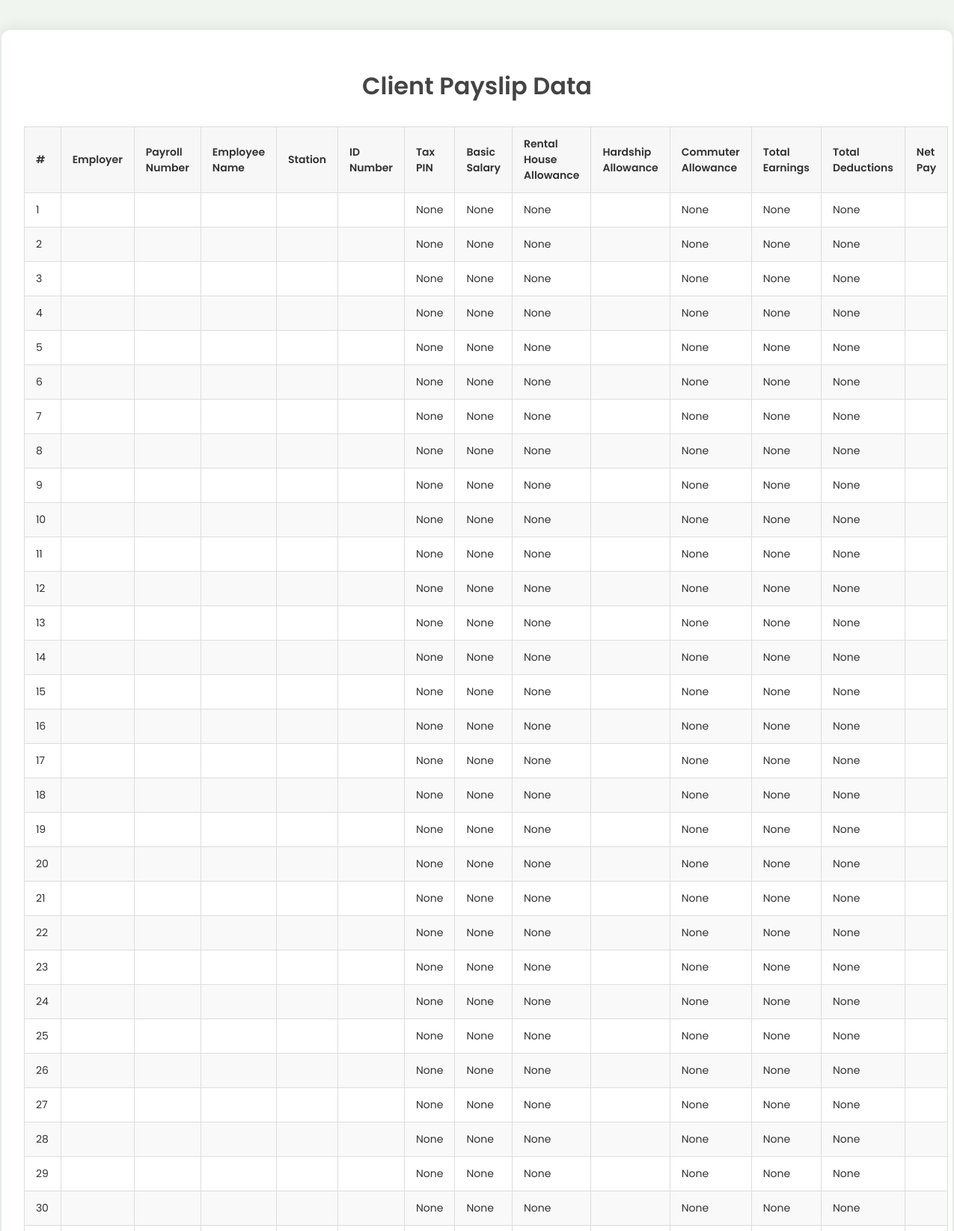
Screenshot of /payslipData/ (upper part) with the database file from the repository.
### idapp/models.py (models this page shows, shortened)
class PaySlipData(models.Model):
    pf_num = models.CharField(max_length=100, unique=True, null=True)
    first_name = models.CharField(max_length=100, null=True)
    last_name = models.CharField(max_length=100, null=True)
    designation_id = models.CharField(max_length=100, null=True)
    disability_exemption = models.BooleanField(default=False)
    station = models.CharField(max_length=100, null=True)
    id_num = models.CharField(max_length=100, unique=True, null=True)
    tax_pin = models.CharField(max_length=100, null=True)
    dob = models.CharField(max_length=100, null=True)
    employer = models.CharField(max_length=100, null=True, blank=True)
    employment_date = models.CharField(max_length=100,null=True, blank=True)
    retirement_date = models.CharField(max_length=100, null=True, blank=True)
    basic_salary = models.CharField(max_length=100, null=True, blank=True)
    rental_house_allowance = models.CharField(max_length=100, null=True, blank=True)
    commuter_allowance = models.CharField(max_length=100, null=True, blank=True)
    total_deductions = models.CharField(max_length=100, null=True, blank=True)
    total_earnings = models.CharField(max_length=100, null=True, blank=True)

### idapp/views.py (the view)
# urls.py: path('payslipData/', views.read_payslip_database, name='payslipData'),
def read_payslip_database(request):
    data = PaySlipData.objects.all()
    return render(request, 'payslipData.html', {'data': data})

### idapp/templates/idapp/payslipData.html (shortened to what this page needs)
<!DOCTYPE html>
<html lang="en">
<head>
</head>
<body>
    <div class="container">
        <h1>Client Payslip Data</h1>
        <table>
            <thead>
                <tr>
                    <th>#</th>
                    <th>Employer</th>
                    <th>Payroll Number</th>
                    <th>Employee Name</th>
                    <th>Station</th>
                    <th>ID Number</th>
                    <th>Tax PIN</th>
                    <th>Basic Salary</th>
                    <th>Rental House Allowance</th>
                    <th>Hardship Allowance</th>
                    <th>Commuter Allowance</th>
                    <th>Total Earnings</th>
                    <th>Total Deductions</th>
                    <th>Net Pay</th>
                </tr>
            </thead>
            <tbody>
                {% for item in data %}
                    <tr>
                        <td>{{ forloop.counter }}</td>
                        <td>{{ item.employer_name }}</td>
                        <td>{{ item.payroll_number }}</td>
                        <td>{{ item.employee_name }}</td>
                        <td>{{ item.location }}</td>
                        <td>{{ item.id_number }}</td>
                        <td>{{ item.tax_pin }}</td>
                        <td>{{ item.basic_salary }}</td>
                        <td>{{ item.rental_house_allowance }}</td>
                        <td>{{ item.hardship_allowance }}</td>
                        <td>{{ item.commuter_allowance }}</td>
                        <td>{{ item.total_earnings }}</td>
                        <td>{{ item.total_deductions }}</td>
                        <td>{{ item.net_pay }}</td>
                    </tr>
                {% endfor %}
            </tbody>
        </table>
    </div>
</body>
</html>

### idapp/templates/idapp/payslipData.html (style rules this page uses)
body { font-family: 'Poppins', sans-serif; margin: 0; padding: 0; background-color: #f0f5f0; color: #333; }
.container { max-width: 1400px; width: 95%; margin: 40px auto; padding: 30px; background-color: #fff; border-radius: 12px; box-shadow: 0 0 20px rgba(0, 0, 0, 0.1); }
h1 { color: #444; text-align: center; margin-bottom: 30px; font-weight: 600; }
table { width: 100%; border-collapse: collapse; margin-bottom: 30px; font-size: 14px; }
table, th, td { border: 1px solid #ddd; }
th, td { padding: 12px 15px; text-align: left; vertical-align: middle; }
th { background-color: #f7f7f7; color: #333; font-weight: 600; }
tr:nth-child(even) { background-color: #f9f9f9; }
tr:nth-child(odd) { background-color: #fff; }

### rows the page displays
PaySlipData: tax_pin "None", basic_salary "None", rental_house_allowance "None", commuter_allowance "None", total_earnings "None", total_deductions "None"
PaySlipData: tax_pin "None", basic_salary "None", rental_house_allowance "None", commuter_allowance "None", total_earnings "None", total_deductions "None"
PaySlipData: tax_pin "None", basic_salary "None", rental_house_allowance "None", commuter_allowance "None", total_earnings "None", total_deductions "None"
PaySlipData: tax_pin "None", basic_salary "None", rental_house_allowance "None", commuter_allowance "None", total_earnings "None", total_deductions "None"
PaySlipData: tax_pin "None", basic_salary "None", rental_house_allowance "None", commuter_allowance "None", total_earnings "None", total_deductions "None"
PaySlipData: tax_pin "None", basic_salary "None", rental_house_allowance "None", commuter_allowance "None", total_earnings "None", total_deductions "None"
PaySlipData: tax_pin "None", basic_salary "None", rental_house_allowance "None", commuter_allowance "None", total_earnings "None", total_deductions "None"
PaySlipData: tax_pin "None", basic_salary "None", rental_house_allowance "None", commuter_allowance "None", total_earnings "None", total_deductions "None"
PaySlipData: tax_pin "None", basic_salary "None", rental_house_allowance "None", commuter_allowance "None", total_earnings "None", total_deductions "None"
PaySlipData: tax_pin "None", basic_salary "None", rental_house_allowance "None", commuter_allowance "None", total_earnings "None", total_deductions "None"
PaySlipData: tax_pin "None", basic_salary "None", rental_house_allowance "None", commuter_allowance "None", total_earnings "None", total_deductions "None"
PaySlipData: tax_pin "None", basic_salary "None", rental_house_allowance "None", commuter_allowance "None", total_earnings "None", total_deductions "None"
PaySlipData: tax_pin "None", basic_salary "None", rental_house_allowance "None", commuter_allowance "None", total_earnings "None", total_deductions "None"
PaySlipData: tax_pin "None", basic_salary "None", rental_house_allowance "None", commuter_allowance "None", total_earnings "None", total_deductions "None"
PaySlipData: tax_pin "None", basic_salary "None", rental_house_allowance "None", commuter_allowance "None", total_earnings "None", total_deductions "None"
PaySlipData: tax_pin "None", basic_salary "None", rental_house_allowance "None", commuter_allowance "None", total_earnings "None", total_deductions "None"
PaySlipData: tax_pin "None", basic_salary "None", rental_house_allowance "None", commuter_allowance "None", total_earnings "None", total_deductions "None"
PaySlipData: tax_pin "None", basic_salary "None", rental_house_allowance "None", commuter_allowance "None", total_earnings "None", total_deductions "None"
PaySlipData: tax_pin "None", basic_salary "None", rental_house_allowance "None", commuter_allowance "None", total_earnings "None", total_deductions "None"
PaySlipData: tax_pin "None", basic_salary "None", rental_house_allowance "None", commuter_allowance "None", total_earnings "None", total_deductions "None"
PaySlipData: tax_pin "None", basic_salary "None", rental_house_allowance "None", commuter_allowance "None", total_earnings "None", total_deductions "None"
PaySlipData: tax_pin "None", basic_salary "None", rental_house_allowance "None", commuter_allowance "None", total_earnings "None", total_deductions "None"
PaySlipData: tax_pin "None", basic_salary "None", rental_house_allowance "None", commuter_allowance "None", total_earnings "None", total_deductions "None"
PaySlipData: tax_pin "None", basic_salary "None", rental_house_allowance "None", commuter_allowance "None", total_earnings "None", total_deductions "None"
PaySlipData: tax_pin "None", basic_salary "None", rental_house_allowance "None", commuter_allowance "None", total_earnings "None", total_deductions "None"
PaySlipData: tax_pin "None", basic_salary "None", rental_house_allowance "None", commuter_allowance "None", total_earnings "None", total_deductions "None"
PaySlipData: tax_pin "None", basic_salary "None", rental_house_allowance "None", commuter_allowance "None", total_earnings "None", total_deductions "None"
PaySlipData: tax_pin "None", basic_salary "None", rental_house_allowance "None", commuter_allowance "None", total_earnings "None", total_deductions "None"
PaySlipData: tax_pin "None", basic_salary "None", rental_house_allowance "None", commuter_allowance "None", total_earnings "None", total_deductions "None"
PaySlipData: tax_pin "None", basic_salary "None", rental_house_allowance "None", commuter_allowance "None", total_earnings "None", total_deductions "None"
